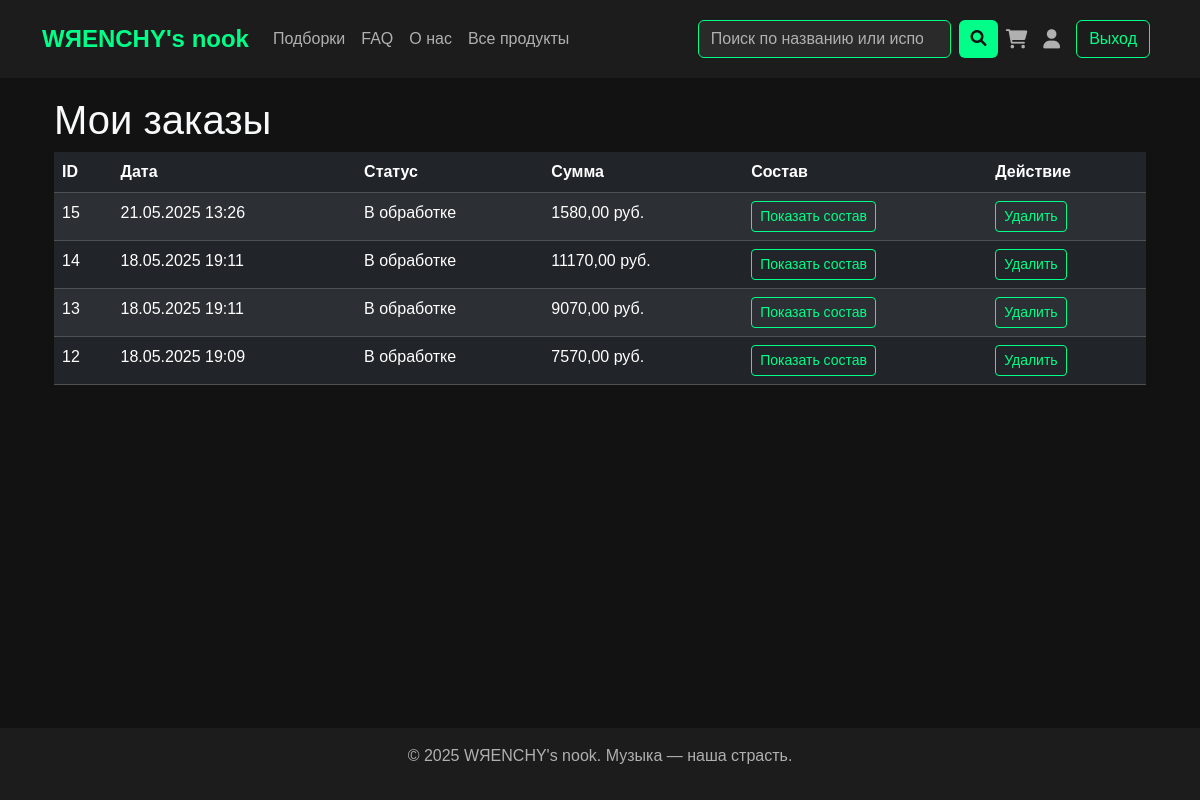
Screenshot of /orders/ (signed in) with the database file from the repository.
### main/models.py (models this page shows, shortened)
class Order(models.Model):
    user = models.ForeignKey(User, on_delete=models.CASCADE, verbose_name="Пользователь")
    created_at = models.DateTimeField(auto_now_add=True, verbose_name="Дата создания")
    updated_at = models.DateTimeField(auto_now=True, verbose_name="Дата обновления")
    status = models.CharField(max_length=20, choices=[
        ('pending', 'Ожидает'),
        ('processing', 'В обработке'),
        ('shipped', 'Отправлен'),
        ('delivered', 'Доставлен'),
    ], default='pending', verbose_name="Статус")
    total_price = models.DecimalField(max_digits=10, decimal_places=2, verbose_name="Общая сумма")
    class Meta:
        verbose_name = "Заказ"
        verbose_name_plural = "Заказы"

### main/views.py (the view)
# urls.py: path('orders/', views.orders, name='orders'),
@login_required
def orders(request):
    user_orders = Order.objects.filter(user=request.user).order_by('-created_at')
    return render(request, 'main/orders.html', {
        'orders': user_orders,
        'cart_items_count': get_cart_items_count(request),
    })

### main/views.py (called while the page is built)
def get_cart_items_count(request):
    cart_items_count = 0
    user = request.user
    if user.is_authenticated:
        cart = Cart.objects.filter(user=user).first()
        if cart:
            result = CartItem.objects.filter(cart=cart).aggregate(total_quantity=models.Sum('quantity'))
            cart_items_count = result['total_quantity'] or 0
    return cart_items_count

### main/templates/main/orders.html (shortened to what this page needs)
{% extends 'base.html' %}
{% block content %}
<section class="py-5">
    <div class="container">
        <h1 class="text-light">Мои заказы</h1>
        {% if orders.exists %}
            <div class="table-responsive">
                <table class="table table-dark table-striped">
                    <thead>
                        <tr>
                            <th>ID</th>
                            <th>Дата</th>
                            <th>Статус</th>
                            <th>Сумма</th>
                            <th>Состав</th>
                            <th>Действие</th>
                        </tr>
                    </thead>
                    <tbody>
                        {% for order in orders %}
                            <tr>
                                <td>{{ order.id }}</td>
                                <td>{{ order.created_at|date:"d.m.Y H:i" }}</td>
                                <td>{{ order.get_status_display }}</td>
                                <td>{{ order.total_price }} руб.</td>
                                <td>
                                    <button class="btn btn-neon btn-sm" type="button" data-bs-toggle="collapse" data-bs-target="#orderDetails{{ order.id }}" aria-expanded="false" aria-controls="orderDetails{{ order.id }}">
                                        Показать состав
                                    </button>
                                </td>
                                <td>
                                    <a href="{% url 'delete_order' order.id %}" class="btn btn-neon btn-sm" onclick="return confirm('Вы уверены, что хотите удалить заказ #{{ order.id }}?')">Удалить</a>
                                </td>
                            </tr>
                        {% endfor %}
                    </tbody>
                </table>
            </div>
        {% else %}
            <p class="text-subtle">У вас нет заказов.</p>
        {% endif %}
    </div>
</section>
{% endblock %}

### main/templates/main/base.html (style rules this page uses)
body { background-color: #121212; color: #e0e0e0; font-family: 'Arial', sans-serif; min-height: 100vh; display: flex; flex-direction: column; }
.btn-neon { border-color: #00ff88; color: #00ff88; }

### rows the page displays
Order: id "15", created_at "21.05.2025 13:26", status "В обработке", total_price "1580,00"
Order: id "14", created_at "18.05.2025 19:11", status "В обработке", total_price "11170,00"
Order: id "13", created_at "18.05.2025 19:11", status "В обработке", total_price "9070,00"
Order: id "12", created_at "18.05.2025 19:09", status "В обработке", total_price "7570,00"
